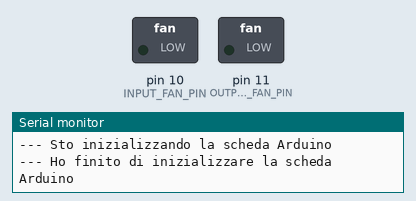
Recording of a program running on a simulated Arduino Uno, built with avr-gcc and run on an emulated ATmega328P. On the bench: switched loads named in the program (green lamp = pin HIGH), the last lines printed to the serial monitor.

Above: at 0.1 s.
At 15.1 s:
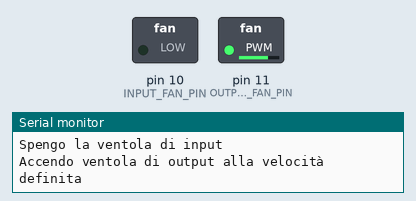
At 30.1 s:
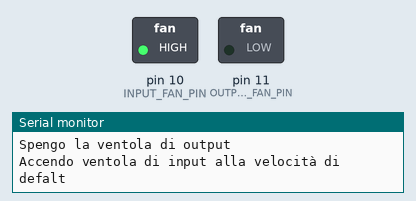
Timing chart, 0 to 39.2 s (numbered marks = the images above):
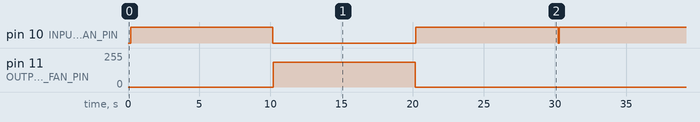

The program:

main.cpp
```cpp
#include "PCFANs.hpp"   // Libreria di gestione delle ventole
#include <Arduino.h>    // Su un file .ino non è necessario

/*
Schetch di test sulle ventole per PC di input e ourput
*/

// PIN a cui è collegato il cavo + che alimenta la ventola 1
#define INPUT_FAN_PIN             10
// PIN a cui è collegato il cavo + che alimenta la ventola 2
#define OUTPUT_FAN_PIN            11

// La dichiarazione delle funzioni non è necessaria nel file .ino

void DebugSetup();

// Setup inizale di Arduino
void setup()
{
    // Inizializzo il logging sul monitor seriale
    DebugSetup();

    Serial.println( "--- Sto inizializzando la scheda Arduino" );

	// Configurazione iniziale delle ventole
    PCFANSetup( INPUT_FAN_PIN );
	PCFANSetup( OUTPUT_FAN_PIN );

    Serial.println( "--- Ho finito di inizializzare la scheda Arduino" );
}

// Loop standard di Arduino
void loop()
{
    Serial.println( "--- Inizio il loop principale della scheda Arduino" );

    Serial.println( "Accendo ventola di input alla velocità di defalt" );

    // Accendo la ventola di input alla velocità di defalt
    PCFANRotate( INPUT_FAN_PIN );

	delay( 10000 );

    Serial.println( "Spengo la ventola di input" );

    // Spengo la ventola di input
	PCFANStop( INPUT_FAN_PIN );

	Serial.println( "Accendo ventola di output alla velocità definita" );

    // Accendo la ventola di output alla velocità definita
    PCFANRotate( OUTPUT_FAN_PIN, FAN_MANUAL_MODE, 1000 );

	delay( 10000 );

    Serial.println( "Spengo la ventola di output" );

    // Spengo la ventola di output
	PCFANStop( OUTPUT_FAN_PIN );

    Serial.println( "Accendo ventola di input alla velocità di defalt" );

    // Accendo la ventola di input alla velocità impostata automaticamente
    // a seconda della temperatura rilevata all'interno del Maslow Control Box
    PCFANRotate( INPUT_FAN_PIN, FAN_AUTO_MODE );

	delay( 10000 );

    Serial.println( "Spengo la ventola di input" );

    // Spengo la ventola di input
	PCFANStop( INPUT_FAN_PIN );
}

void DebugSetup()
{
    Serial.begin( 9600 );
    Serial.println( "Ho inizializzato il debug su monitor seriale");
}
```

PCFANs.cpp
```cpp
#include "PCFANs.hpp"
//#include "ThermistorModule.hpp"
#include <Arduino.h>

/*
    Libreria che gestisce il funzionamento delle ventole per PC utilizzate
    per stabilizzare la temperatura interna al Maslow Control Box
*/

/*
 *    Funzione che imposta i parametri di inizializzazione della ventola
 */
void PCFANSetup( int nGate )
{
	// Imposto il PIN di uscita da Arduino a cui è collegato il
	// cavo di alimentazione + in ingresso alla ventola
	pinMode( nGate, OUTPUT );

	// Di default la ventola è spenta
	PCFANStop( nGate );
}

/*
 *    Funzione che imposta la modalità di funzionamento e la velocità di rotazione della ventola
 */
void PCFANRotate( int nGate, int nMode, int nSpeed )
{
	int nRealSpeedValue = 0;

	// Distinguo fra funzionalità in modalità manuale e automatica
	switch ( nMode )
	{

		// Funzionamento automatico della ventola:
		// La velocità viene impostata automaticamente a seconda della temperatura
		// rilevata internamente al Maslow Control Box
		case FAN_AUTO_MODE:

			// Impostazione del valore della velocità a seconda della temperatura interna qui
			//ThermistorModuleGetTemp( 5 );
			analogWrite( nGate, nSpeed );
			break;

		// Funzionamento manuale della ventola:
		// La velocità viene impostata al valore in percentuale passato alla funzione (da 0 a 100)
		case FAN_MANUAL_MODE:

			// Conversione della velocità dal valore % passato al numero
			// intero da passare alla porta della ventola
			nRealSpeedValue = ( ( nSpeed * FAN_MAX_SPEED ) / 100 );
			analogWrite( nGate, nRealSpeedValue );
			break;

		default:
			break;
	}
}

/*
 *    Funzione che ferma la ventola
 */
void PCFANStop( int nGate )
{
	digitalWrite( nGate, LOW );
}
```

PCFANs.hpp
```cpp
#ifndef PCFANS_H_
#define PCFANS_H_

/*
    Libreria che gestisce il funzionamento delle ventole per PC utilizzate
    per stabilizzare la temperatura interna al Maslow Control Box
*/

// Velocità di rotatazione minima della ventola perchè si muova
#define FAN_MIN_SPEED       300 // da misurare con laser
// Velocità di rotatazione di default della ventola (50%)
#define FAN_DEAFULT_SPEED   300 // medà di FAN_MAX_SPEED
// Velocità di rotatazione massima della ventola (100%)
#define FAN_MAX_SPEED       300 // da misurare con laser
// Modo di funzionamento automatico della ventola
#define FAN_AUTO_MODE       1
// Modo di funzionamento manuale della ventola
#define FAN_MANUAL_MODE     2

// La dichiarazione delle funzioni non è necessaria nel file .ino

/*
 *    Funzione che imposta i parametri di inizializzazione della ventola
 */
void PCFANSetup( int nGate );

/*
 *    Funzione che imposta la modalità di funzionamento e la velocità di rotazione della ventola
 *    La velocità è espressa in % (0-100)
 */
void PCFANRotate( int nGate, int nMode = FAN_MANUAL_MODE, int nSpeed = FAN_DEAFULT_SPEED );

/*
 *    Funzione che ferma la ventola
 */
void PCFANStop( int nGate );

#endif
```

Measured:
- by itself, pin 10 (INPUT_FAN_PIN): repeats every 30.1 s: LOW 10.0 s, HIGH 10.0 s, LOW 0.07 s, HIGH 10.0 s
- by itself, pin 11 (OUTPUT_FAN_PIN): alternates 184/255 for 10.0 s and 0/255 for 20.1 s
